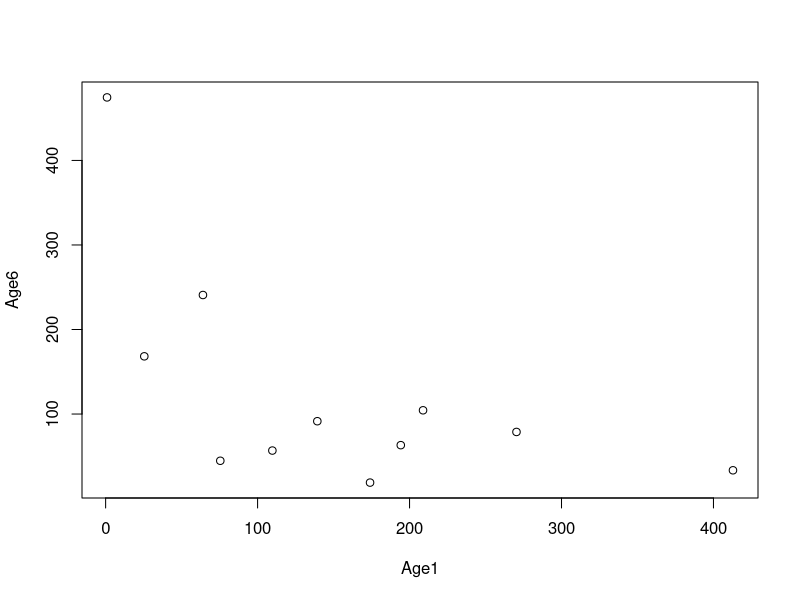
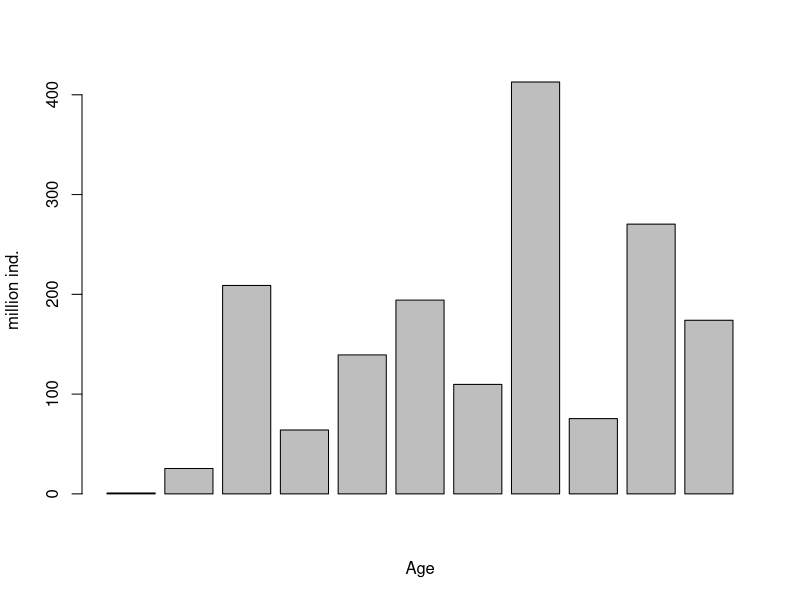
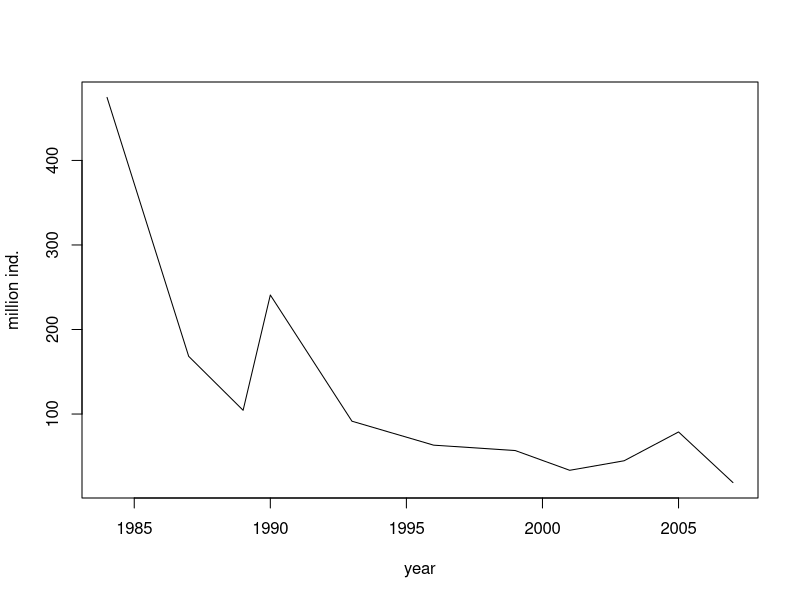

Recreate these plots in R, in order.
## ---- chunk 1
#Getting help
?read.csv
#or
help(read.csv)
## ---- chunk 2
example(mean)
## ---- chunk 3
# read data as data frame
pollock = read.csv('pollockGOA.csv',header=TRUE)
mode(pollock)
head(pollock)
## ---- chunk 4
pollock$Year
## ---- chunk 5
age1 = pollock$X1
year = pollock$Year
## ---- chunk 6
age1
## ---- chunk 7
pollock_mat = data.matrix(pollock)
mode(pollock_mat)
## ---- chunk 8
year = pollock_mat[,1]
data = pollock_mat[,c(2:16)]
## ---- chunk 9
year
## ---- chunk 10
data
## ---- chunk 11
output = as.data.frame(data)
## ---- chunk 12
write.table(output,file="pollock_matrix.csv",row.names=FALSE,col.name=FALSE)
## ---- chunk 13
plot(data[,1],data[,6],xlab="Age1",ylab="Age6")
## ---- chunk 14
barplot(data[,1],xlab="Age",ylab="million ind.") # barplot
## ---- chunk 15
plot(year,data[,6],type="l",ylab="million ind.") # line plot
## ---- chunk 16
# create a vector
a <- c(1,2,5.3,6,-2,4) # numeric vector
b <- c("one","two","three") # character vector
c <- c(TRUE,TRUE,TRUE,FALSE,TRUE,FALSE) # logical vector
## ---- chunk 17
a
## ---- chunk 18
times <- seq(0, 100, by=0.01) #create a sequence of data with interval=0.1
## ---- chunk 19
mat = matrix(c(1:9),3,3)
## ---- chunk 20
matT = t(mat) # transpose
matDiag = diag(mat) # diagnoal
mat2 = mat %*% mat # multiplication
lambda = eigen(mat) # eigen value analysis
## ---- chunk 21
total = sum(mat)
subtotal =  colSums(mat)
log(mat)
exp(mat)
sin(pi/2)
## ---- chunk 22
newMat = matrix(0,3,3)

for (i in 1:nrow(mat))
  for (j in 1:ncol(mat)){

    newMat[i,j] = mat[i,j]+2
}
## ---- chunk 23
newMat
## ---- chunk 24
if (sum(newMat)>50) r=1 else r=0
## ---- chunk 25
r
